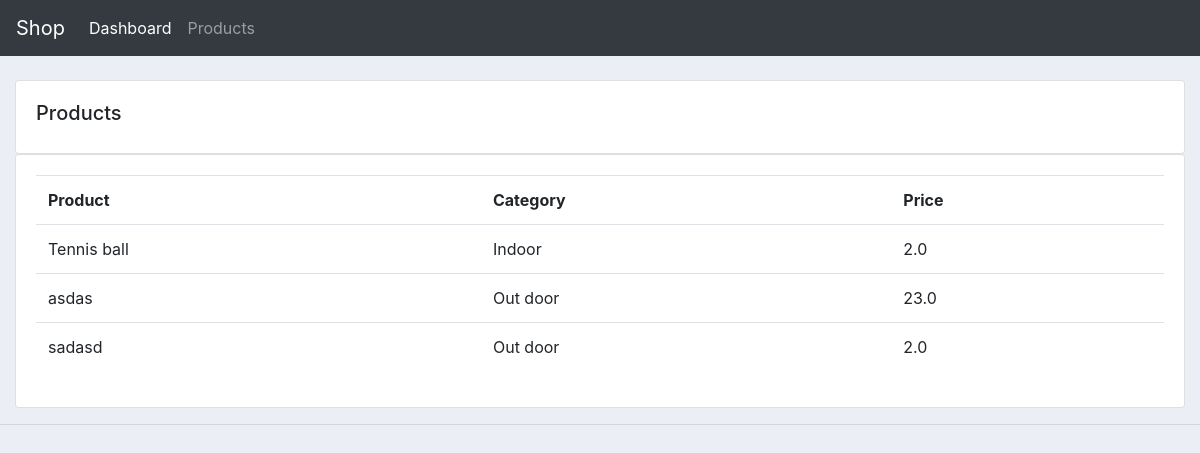
Screenshot of /products/ with the database file from the repository.
### accounts/models.py (models this page shows, shortened)
class Product(models.Model):
    CATEGORY = (('Indoor', 'Indoor'), ('Out door', 'Out door'))
    name = models.CharField(max_length=30, null=True)
    price = models.FloatField(null=True)
    category = models.CharField(max_length=30, null=True, choices=CATEGORY)
    description = models.CharField(max_length=30, null=True, blank=True)
    date_created = models.DateTimeField(auto_now_add=True)
    tags = models.ManyToManyField(Tag)

### accounts/views.py (the view)
# urls.py: path('products/', views.products, name='products'),
def products(request):
    products = Product.objects.all()
    return render(request, 'accounts/products.html', {'products' : products})

### accounts/templates/accounts/products.html
{%  extends 'accounts/main.html' %}
{% block content %}
		<br>
		<div class="row">
			<div class="col-md">
				<div class="card card-body">
					<h5>Products</h5>
				</div>
				<div class="card card-body">
					<table class="table">
						<tr>
							<th>Product</th>
							<th>Category</th>
							<th>Price</th>
						</tr>
                        {% for i in products %}
                            <tr>
                            <td>{{ i.name }}</td>
                            <td>{{ i.category }}</td>
                            <td>{{ i.price }}</td>
                            </tr>
                        {% endfor %}
					</table>
				</div>
			</div>
		</div>
{% endblock content %}

### accounts/templates/accounts/main.html (shortened to what this page needs)
{% load static %}
<!DOCTYPE html>
<html>
<head>
	<link rel="stylesheet" href="https://stackpath.bootstrapcdn.com/bootstrap/4.3.1/css/bootstrap.min.css">
    <link rel="stylesheet" type="text/css" href="{% static '/css/main.css' %}">
</head>
<body>
	{%  include 'accounts/navbar.html' %}
	<div class="container-fluid">
	{% block content %}
	{% endblock %}
    </div>
	<hr>
</body>
</html>

### accounts/templates/accounts/navbar.html (shortened to what this page needs)
<nav class="navbar navbar-expand-lg navbar-dark bg-dark">
  <a class="navbar-brand" href="#">Shop</a>
  <div class="collapse navbar-collapse" id="navbarNav">
    <ul class="navbar-nav">
      <li class="nav-item active">
        <a class="nav-link" href="{% url 'home' %}">Dashboard</a>
      </li>
      <li class="nav-item">
        <a class="nav-link" href="{% url 'products' %}">Products</a>
      </li>
    </ul>
  </div>
</nav>

### static/css/main.css (style rules this page uses)
body { background-color: #ebeff5; }

### rows the page displays
Product: name "Tennis ball", category "Indoor", price "2.0"
Product: name "asdas", category "Out door", price "23.0"
Product: name "sadasd", category "Out door", price "2.0"
